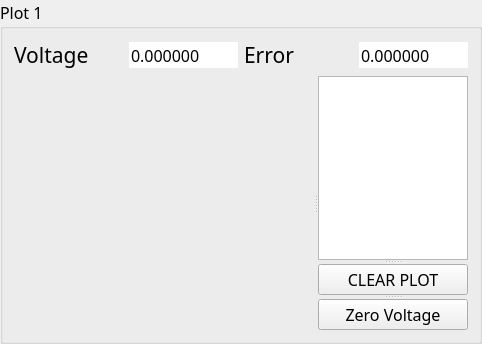
      <widget class="QGroupBox" name="groupBox_4">
       <property name="sizePolicy">
        <sizepolicy hsizetype="Expanding" vsizetype="Expanding">
         <horstretch>0</horstretch>
         <verstretch>0</verstretch>
        </sizepolicy>
       </property>
       <property name="font">
        <font>
         <family>Calibri Light</family>
         <pointsize>12</pointsize>
        </font>
       </property>
       <property name="styleSheet">
        <string notr="true"/>
       </property>
       <property name="title">
        <string>Plot 1</string>
       </property>
       <layout class="QVBoxLayout" name="verticalLayout_4">
        <item>
         <layout class="QHBoxLayout" name="horizontalLayout_7">
          <item>
           <widget class="QLabel" name="label_7">
            <property name="font">
             <font>
              <family>Calibri Light</family>
              <pointsize>16</pointsize>
             </font>
            </property>
            <property name="text">
             <string>&lt;html&gt;&lt;head/&gt;&lt;body&gt;&lt;p&gt;Voltage&lt;/p&gt;&lt;/body&gt;&lt;/html&gt;</string>
            </property>
           </widget>
          </item>
          <item>
           <widget class="QDoubleSpinBox" name="voltage_2">
            <property name="font">
             <font>
              <family>Calibri Light</family>
              <pointsize>12</pointsize>
             </font>
            </property>
            <property name="styleSheet">
             <string notr="true"/>
            </property>
            <property name="frame">
             <bool>false</bool>
            </property>
            <property name="buttonSymbols">
             <enum>QAbstractSpinBox::NoButtons</enum>
            </property>
            <property name="accelerated">
             <bool>false</bool>
            </property>
            <property name="correctionMode">
             <enum>QAbstractSpinBox::CorrectToNearestValue</enum>
            </property>
            <property name="keyboardTracking">
             <bool>false</bool>
            </property>
            <property name="decimals">
             <number>6</number>
            </property>
            <property name="minimum">
             <double>-1000.000000000000000</double>
            </property>
            <property name="maximum">
             <double>1000.000000000000000</double>
            </property>
            <property name="singleStep">
             <double>0.000010000000000</double>
            </property>
           </widget>
          </item>
          <item>
           <widget class="QLabel" name="label_8">
            <property name="font">
             <font>
              <family>Calibri Light</family>
             </font>
            </property>
            <property name="text">
             <string>&lt;html&gt;&lt;head/&gt;&lt;body&gt;&lt;p&gt;&lt;span style=&quot; font-size:16pt;&quot;&gt;Error&lt;/span&gt;&lt;/p&gt;&lt;/body&gt;&lt;/html&gt;</string>
            </property>
           </widget>
          </item>
          <item>
           <widget class="QDoubleSpinBox" name="error_2">
            <property name="font">
             <font>
              <family>Calibri Light</family>
              <pointsize>12</pointsize>
             </font>
            </property>
            <property name="styleSheet">
             <string notr="true"/>
            </property>
            <property name="frame">
             <bool>false</bool>
            </property>
            <property name="buttonSymbols">
             <enum>QAbstractSpinBox::NoButtons</enum>
            </property>
            <property name="accelerated">
             <bool>false</bool>
            </property>
            <property name="correctionMode">
             <enum>QAbstractSpinBox::CorrectToNearestValue</enum>
            </property>
            <property name="keyboardTracking">
             <bool>false</bool>
            </property>
            <property name="decimals">
             <number>6</number>
            </property>
            <property name="minimum">
             <double>-1000.000000000000000</double>
            </property>
            <property name="maximum">
             <double>1000.000000000000000</double>
            </property>
            <property name="singleStep">
             <double>0.000010000000000</double>
            </property>
           </widget>
          </item>
         </layout>
        </item>
        <item>
         <widget class="QSplitter" name="splitter_7">
          <property name="orientation">
           <enum>Qt::Horizontal</enum>
          </property>
          <widget class="PlotWidget" name="graph_4" native="true">
           <property name="sizePolicy">
            <sizepolicy hsizetype="Expanding" vsizetype="Expanding">
             <horstretch>0</horstretch>
             <verstretch>0</verstretch>
            </sizepolicy>
           </property>
           <property name="minimumSize">
            <size>
             <width>300</width>
             <height>0</height>
            </size>
           </property>
          </widget>
          <widget class="QSplitter" name="splitter_8">
           <property name="orientation">
            <enum>Qt::Vertical</enum>
           </property>
           <widget class="GraphicsView" name="legend_4">
            <property name="minimumSize">
             <size>
              <width>150</width>
              <height>0</height>
             </size>
            </property>
            <property name="maximumSize">
             <size>
              <width>200</width>
              <height>16777215</height>
             </size>
            </property>
           </widget>
           <widget class="QPushButton" name="clear_4">
            <property name="sizePolicy">
             <sizepolicy hsizetype="Preferred" vsizetype="Minimum">
              <horstretch>0</horstretch>
              <verstretch>0</verstretch>
             </sizepolicy>
            </property>
            <property name="maximumSize">
             <size>
              <width>150</width>
              <height>33</height>
             </size>
            </property>
            <property name="font">
             <font>
              <family>Calibri Light</family>
              <pointsize>12</pointsize>
             </font>
            </property>
            <property name="styleSheet">
             <string notr="true"/>
            </property>
            <property name="text">
             <string>CLEAR PLOT</string>
            </property>
           </widget>
           <widget class="QPushButton" name="zero_4">
            <property name="maximumSize">
             <size>
              <width>16777215</width>
              <height>33</height>
             </size>
            </property>
            <property name="styleSheet">
             <string notr="true"/>
            </property>
            <property name="text">
             <string>Zero Voltage</string>
            </property>
           </widget>
          </widget>
         </widget>
        </item>
       </layout>
      </widget>
